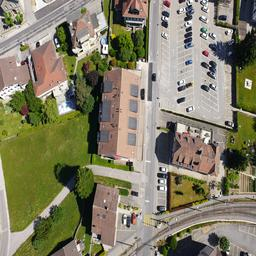
#> input picture pytorch/SRGAN_CustomDataset-uav/SRGAN_CustomDataset-main/custom_dataset/hr_train_LR/IX-11-98611_0215_0651.JPG, 256 x 256 px, found by its file name; its folder holds only this picture in this run
$ jupyter execute --allow-errors bilinear.ipynb
#> lines starting #> are read from the running program, lines starting #| are printed output that depends on the picture
[cell 1]
import numpy as np
from scipy import ndimage
from PIL import Image
import matplotlib.pyplot as plt

# bilinear interpolation with PIL

#> (a cell that did not finish here is left out)

# bilinear interpolation with opencv

[cell 3]
import cv2
import matplotlib.pyplot as plt

# Load the image
img = cv2.imread('path_to_your_image.jpg')

# Define the scale factor
scale_factor = 2

# Calculate new dimensions
#> (the rest of this cell did not finish here and is left out)

# Bicubic interpolation

[cell 4]
import cv2
import matplotlib.pyplot as plt

# Load the image
img = cv2.imread('1803.JPG')

# Define the scale factor
scale_factor = 2

# Calculate new dimensions
#> (the rest of this cell did not finish here and is left out)

# Spline interpolation

[cell 5]
import numpy as np
from scipy.interpolate import CubicSpline
import matplotlib.pyplot as plt
from PIL import Image

# Load the image
#> (the rest of this cell did not finish here and is left out)

# fourier

[cell 6]
import numpy as np
import cv2
import matplotlib.pyplot as plt

# Load the image
img = cv2.imread('1803.JPG', cv2.IMREAD_GRAYSCALE)

# Plot the original image
plt.figure(figsize=(12, 8))

plt.subplot(2, 2, 1)
plt.title('Original Image')
#> (the rest of this cell did not finish here and is left out)

# Fourier with zero padding to enhance the resolution

[cell 7]
import numpy as np
import cv2
import matplotlib.pyplot as plt

# Load the image
img = cv2.imread('1803.JPG', cv2.IMREAD_GRAYSCALE)

# Plot the original image
plt.figure(figsize=(12, 8))

plt.subplot(2, 2, 1)
plt.title('Original Image')
#> (the rest of this cell did not finish here and is left out)

# wavelet

[cell 8]
import numpy as np
import cv2
import pywt
import matplotlib.pyplot as plt

# Load the image
img = cv2.imread('1803.JPG', cv2.IMREAD_GRAYSCALE)

# Perform 2D Discrete Wavelet Transform (DWT)
#> (the rest of this cell did not finish here and is left out)

# neighbour embedding

[cell 9]
import numpy as np
import cv2
from sklearn.neighbors import NearestNeighbors
import os

def load_images_from_folder(folder):
    """
    Load images from a specified folder.

    :param folder: Path to the folder containing images.
    :return: List of images loaded as numpy arrays.
    """
#> called with folder = 'D:/thesis/codes/hr_train_LR'
    images = []
    for filename in os.listdir(folder):
        img = cv2.imread(os.path.join(folder, filename), cv2.IMREAD_GRAYSCALE)
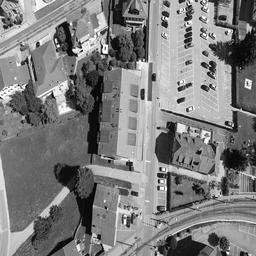
#> img: shape (256, 256); min 0, max 255, mean 125
        if img is not None:
            images.append(img)
    return images

# [81 lines left out: functions extract_patches, build_hr_patch_database, reconstruct_image, neighbor_embedding_sr, not called in this run]

# Example Usage
# Define paths to your HR and LR image folders
hr_image_folder =  'D:/thesis/codes/hr_train_LR'
lr_image_folder =  'D:/thesis/codes/lr6464'

# Load HR and LR images
hr_images = load_images_from_folder(hr_image_folder)
#> hr_images = 1 item
#> (the rest of this cell did not finish here and is left out)


# Parameters
patch_size = (5, 5)
stride = 1
k = 5

# Build the HR patch database from the training HR images
hr_patches = build_hr_patch_database(hr_images, patch_size, stride)

# Super-resolve each LR image
for i, lr_image in enumerate(lr_images):
    sr_image = neighbor_embedding_sr(lr_image, hr_patches, k=k, patch_size=patch_size, stride=stride)
    cv2.imwrite(f'super_resolved_image_{i}.png', sr_image)

print("Super-resolution complete. Check the output images.")

# Sparse representation

[cell 10]
import numpy as np
from sklearn.feature_extraction.image import extract_patches_2d
from sklearn.decomposition import DictionaryLearning
from skimage import io, img_as_float32

# Load some example high-resolution images (training data)
hr_images = [img_as_float32(io.imread(f'D:/thesis/codes/hr_train_LR/IX-11-98611_0215_0650.JPG', as_gray=True)) for i in range(1, 6)]
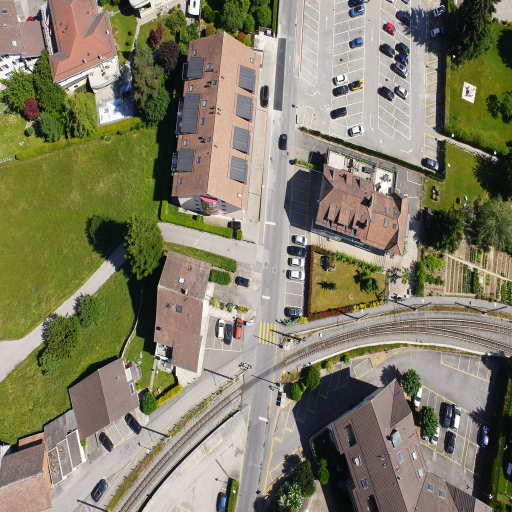
#> input picture pytorch/SRGAN_CustomDataset-uav/SRGAN_CustomDataset-main/custom_dataset/hr_train_HR - Copy/IX-11-98611_0215_0650.JPG, 1024 x 1024 px, found by its file name (shown at 1/2 size)
#> hr_images = 5 items

# Generate low-resolution images by downsampling
lr_images = [img[::2, ::2] for img in hr_images]
#> lr_images = 5 items

# Extract patches from both low-resolution and high-resolution images
patch_size = (8, 8)
lr_patches = np.concatenate([extract_patches_2d(img, patch_size) for img in lr_images], axis=0)
#> (the rest of this cell did not finish here and is left out)
